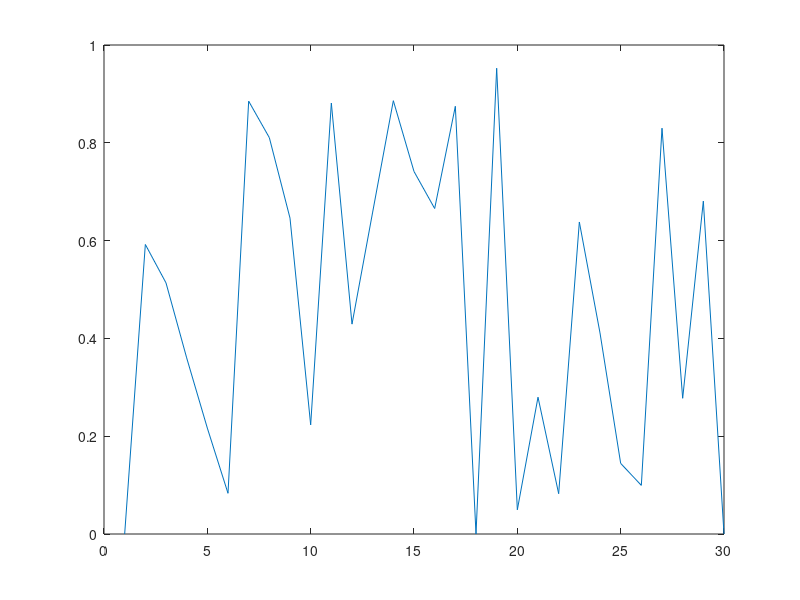

This figure's MATLAB source: (Note: this script raises an error after producing the figure.)
insulatingboundary = false;

dt = 0.01*rand;

dx = rand;
dy = 0.09;
dz = 0.08;

TC = [10 10];

VHC = [1 1];

nx = 30;
nt = 1000;
M   = ones(1,nx).';
ABS = zeros(1,nx).';
ABS(20) = 1;

%% Calculate matrices used for Douglas-Gunn ADI method
TCmat = [0 TC(M) 0].';
VHCmat = VHC(M).';

effectiveTCx_mat = 2*TCmat(1:end-1,:,:).*TCmat(2:end,:,:)./(TCmat(1:end-1,:,:)+TCmat(2:end,:,:));
effectiveTCy_mat = 2*TCmat(:,1:end-1,:).*TCmat(:,2:end,:)./(TCmat(:,1:end-1,:)+TCmat(:,2:end,:));
effectiveTCz_mat = 2*TCmat(:,:,1:end-1).*TCmat(:,:,2:end)./(TCmat(:,:,1:end-1)+TCmat(:,:,2:end));
effectiveTCx_mat(isnan(effectiveTCx_mat)) = 0; % Neighboring insulating voxels would return NaN but should just be 0
effectiveTCy_mat(isnan(effectiveTCy_mat)) = 0;
effectiveTCz_mat(isnan(effectiveTCz_mat)) = 0;

Ax_lhs = sparse(numel(M),numel(M));
Ax_lhs(nx+1:nx+1:end) = -effectiveTCx_mat(2:end-1)/(2*dx^2);
Ax_lhs(   1:nx+1:end) = VHCmat/dt + (effectiveTCx_mat(1:end-1) + effectiveTCx_mat(2:end))/(2*dx^2);
Ax_lhs(   2:nx+1:end) = -effectiveTCx_mat(2:end-1)/(2*dx^2);

Ax_rhs = sparse(numel(M),numel(M));
Ax_rhs(nx+1:nx+1:end) = effectiveTCx_mat(2:end-1)/(2*dx^2);
Ax_rhs(   1:nx+1:end) = VHCmat/dt - (effectiveTCx_mat(1:end-1) + effectiveTCx_mat(2:end))/(2*dx^2);
Ax_rhs(   2:nx+1:end) = effectiveTCx_mat(2:end-1)/(2*dx^2);

B_rhs = ABS;

if ~insulatingboundary
    Ax_lhs([1 nx+1 end-nx end]) = [1 0 0 1];
    Ax_rhs([1 nx+1 end-nx end]) = [1 0 0 1];
    B_rhs([1 end])              = [0 0];
end

T = rand(nx,1);
T([1 end]) = 0;
figure(1);clf;
h_line = plot(T);
for i=1:nt
    T = Ax_lhs\(Ax_rhs*T + B_rhs);
    h_line.YData = T;
    pause(0.01);
end

